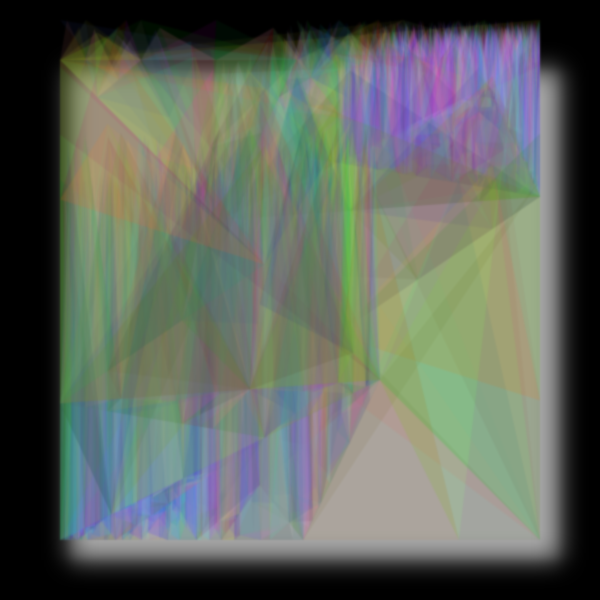
Frame 1 (no input)
Frame 2 (the mouse pressed at the canvas centre, redrawn once): identical to frame 1, image omitted

The p5.js sketch that drew this single still picture (run headless with seeded random() and noise() and a simulated clock; the mouse was pressed at the canvas centre and the sketch redrawn once):

// p5.js sketch
// ── sketch.js
//forked from: https://tylerxhobbs.com/essays/2017/aesthetically-pleasing-triangle-subdivision




var size;
var cavasSize;
var iterations;
var buffer;
var canvasSize;
var buffOffset;
var squareSize;
var maxDepth;
var rG;
var staticRand;

function setup() {
  w = 600;
  var canvas;
    if(windowWidth>=600 && windowHeight >=600){
      canvas = createCanvas(600, 600);
    }
    else{
      canvas = createCanvas(windowWidth, windowHeight - 100);
    }

  var x = (windowWidth - width) / 2;
  var y = (windowHeight - height) / 2;

  canvas.position(x, y);
  background(0);
  noStroke();

 let seed = floor(random(100000000));
  //console.log(seed);
  randomSeed(seed);
  angleMode(RADIANS);
  canvasSize = 600;
  buffer = .1;
  buffOffset = canvasSize * buffer;
  squareSize = canvasSize * (1 - buffer);
  background(0);
  //set drawing params
  strokeWeight(.5);
  fill(255);
  rG = [];
  staticRand = [];
  
  depthTable = [];
  
  

  size = 10;
  iterations = 0;
  maxDepth = 12;
  
  for (var l = 0; l < maxDepth * 2; l++){
    staticRand[l] = random();
  }
  
  //precalculate the random values for gaussian displacement and the depths
  for (var l = 0; l < maxDepth*2; l++){
    rG[l] = [randomGaussian(),randomGaussian(),randomGaussian()];
  }
  
  for (var l = 0 ; l < maxDepth+1; l++){
   staticRand[l] = random(0.001,1.000);
  }
  
  push();
  fill(190,190,190,230);
  //for some reason using square size is too big????
  rect(buffOffset + 10,buffOffset+10, 490);
  filter(BLUR,10);
  pop();
  
  var tl = createVector(buffOffset, buffOffset);
  var tr = createVector(squareSize, buffOffset);
  var br = createVector(squareSize, squareSize);
  var bl = createVector(buffOffset, squareSize);

  TriangleRecurse(tl, tr, br, iterations,maxDepth);
  TriangleRecurse(br, bl, tl, iterations,maxDepth);
  
  filter(BLUR,.5);
  noLoop();

}



function TriangleRecurse(p1, p2, p3, i,maxD) {
  
  //
  if (i == 3){//set a new maxdepth after set amount of rounds
    maxD = i+3 + floor(random()*(maxD-i));
  }
  
  
  if (i == maxD) {
    return null;
  }
  var time = frameCount;
  var basicColor = [random(), random(), random()];
  var r = 255 * (basicColor[0] + random() * ( cos ( PI* i*23.234 + time) ) );
  var g = 255 * (basicColor[1] + random() * ( sin ( PI* i*12 + time) ) );
  var b = 255 * (basicColor[2] + random() * ( sin ( PI* i*1.87 + time) ) );
  fill(r,g,b,20);
  beginShape();
  vertex(p1.x, p1.y);
  vertex(p2.x, p2.y/3);
  vertex(p3.x, p3.y);
  endShape(CLOSE);


  //create array of side lengths
  var lengths = [];

  lengths.push(distance(p1, p2));
  lengths.push(distance(p2, p3));
  lengths.push(distance(p1, p3));

  var longestIndex = 0;
  var longestSide = lengths[0];
  for (var j = 0; j < lengths.length; j++) {
    if (lengths[j] > longestSide) {
      longestIndex = j;
    }
  }

  //Lerped midpoint positions modulated by gaussian
  //var rG = randomGaussian();
  var sd = .5;
  var t1 = (rG[i][0] * sd % .3) + .5;//this uses my precalculated randoms
  var t2 = (rG[i][1] * sd % .3) + .5;
  var t3 = (rG[i][2] * sd % .3) + .5;
  var p4 = Lerp2D(p1, p2, t1);
  var p5 = Lerp2D(p2, p3, t2);
  var p6 = Lerp2D(p1, p3, t3);
  var points = [p4, p5, p6];

  //pick 4,5,6 depending on which is longest.
  //4 is top, 5 is right and 6 is center
  //use the longestIndex to get the value;
  
  //INCREASE DEPTH VALUE
  i++;
  
  
  //Depending on these recursions you get diff patterns
  //try p6,p1,p2 and p6,p2,p3 for a fun pattern
  //two triangles split on p6
  
  //change triangle depending on the option
  if (longestIndex == 2) {
    TriangleRecurse(p2, points[longestIndex], p1, i, maxD);

    TriangleRecurse(p2, points[longestIndex], p3, i, maxD);
  }
  if (longestIndex == 1) {
    TriangleRecurse(p1, p2, points[longestIndex], i, maxD);

    TriangleRecurse(points[longestIndex], p3, p1, i, maxD);
  }
  if (longestIndex == 0) {

    TriangleRecurse(p1, points[longestIndex], p3, i, maxD);

    TriangleRecurse(p3, points[longestIndex], p2, i, maxD);
  }




}

function draw() {

  if (false) {
  
  background(255, 240, 240);
    
  }
}


//function takes two points, I guess it could be vectors
function MiddlePoint(p1, p2) {
  var x = (p1.x + p2.x) * .5;
  var y = (p1.y + p2.y) * .5;
  result = createVector(x, y);
  return result;
} //return the midpoint

function Triangle(p1, p2, p3) {
  beginShape();
  vertex(p1.x, p1.y);
  vertex(p2.x, p2.x);
  vertex(p3.x, p3.y);
  endShape(CLOSE);
}

//takes the two points
function Lerp2D(a, b, t) {
  var x = lerp(a.x, b.x, t);
  var y = lerp(a.y, b.y, t);
  var result = createVector(x, y);

  return result;

}

function distance(a, b) {
  return sqrt(pow(b.x - a.x, 2) + pow(b.y - a.y, 2));

}


//naive triangle draw
//Draw triangles
function DrawNaive() {
  for (var i = 0; i < canvasSize / size; i++) {
    //-1
    var x1 = i * size;
    var x2 = x1 + size * random();
    for (var j = 0; j < canvasSize / size; j++) {


      var y1 = j * size;
      var y2 = y1 + size * random();

      beginShape();
      vertex(x1, y1);
      vertex(x2, y1);
      vertex(x2, y2);
      endShape(CLOSE);

      beginShape();
      vertex(x2, y2);
      vertex(x1, y2);
      vertex(x1, y1);
      endShape(CLOSE);

    }
  }
}
